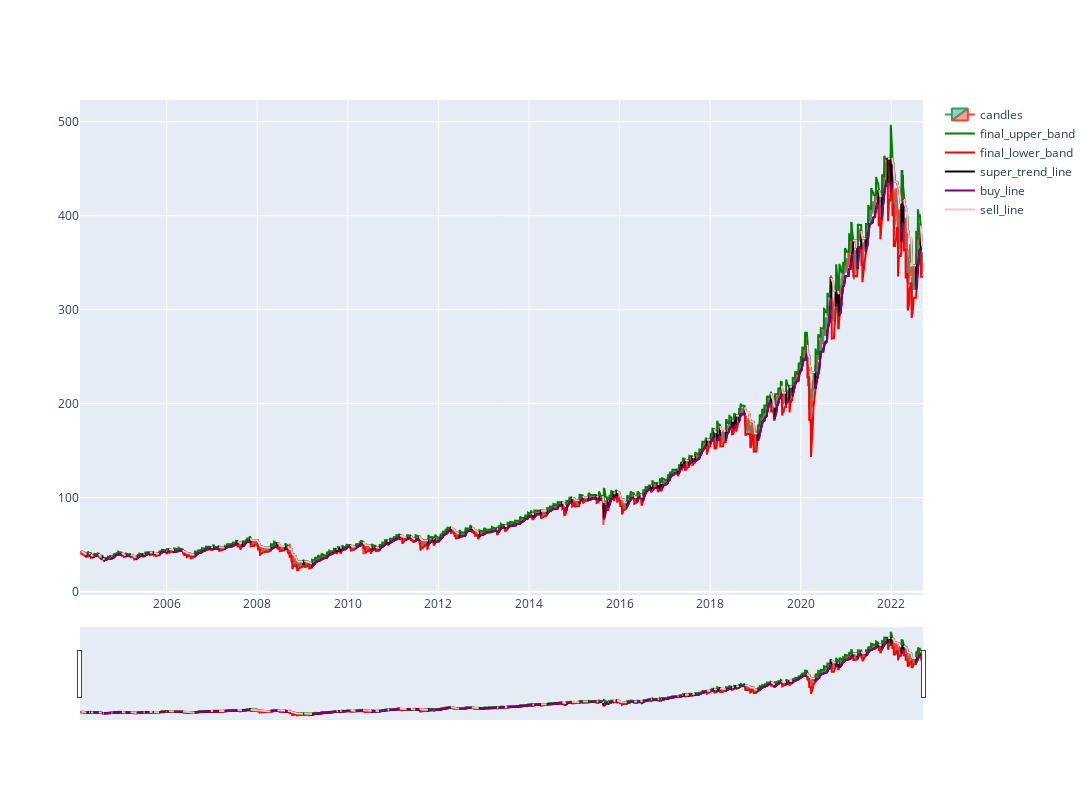

Notebook code cell kept with this figure:
### Code cell
runner = SuperTrendRunner('AAPL', debug_mode=True)
super_trend_df = runner.run()

### Figure 1 — Plotly figure (JSON) as saved in the notebook; plotly's stock layout.template omitted (floating-point values rounded to 4 significant figures; data arrays with more than 128 entries replaced by an {"elided": "..."} marker saying what was removed)
{"data": [{"close": {"elided": "4687 float values"}, "high": {"elided": "4687 float values"}, "low": {"elided": "4687 float values"}, "name": "candles", "open": {"elided": "4687 float values"}, "type": "candlestick", "x": {"elided": "4687 str values"}}, {"line": {"color": "green"}, "name": "final_upper_band", "type": "scatter", "x": {"elided": "4687 str values"}, "y": {"elided": "4687 float values"}}, {"line": {"color": "red"}, "name": "final_lower_band", "type": "scatter", "x": {"elided": "4687 str values"}, "y": {"elided": "4687 float values"}}, {"line": {"color": "black"}, "name": "super_trend_line", "type": "scatter", "x": {"elided": "4687 str values"}, "y": {"elided": "4687 float values"}}, {"line": {"color": "purple"}, "name": "buy_line", "type": "scatter", "x": {"elided": "4687 str values"}, "y": {"elided": "4687 float values"}}, {"line": {"color": "pink"}, "name": "sell_line", "type": "scatter", "x": {"elided": "4687 str values"}, "y": {"elided": "4687 float values"}}], "layout": {"autosize": false, "height": 800, "width": 1200, "xaxis": {"autorange": true, "range": ["2004-02-01 12:00", "2022-09-13 12:00"], "rangeslider": {"autorange": true, "range": ["2004-02-01 12:00", "2022-09-13 12:00"], "yaxis": {"_template": null, "rangemode": "match"}}, "type": "date"}, "yaxis": {"autorange": true, "range": [-3.588, 523.1], "type": "linear"}}}
